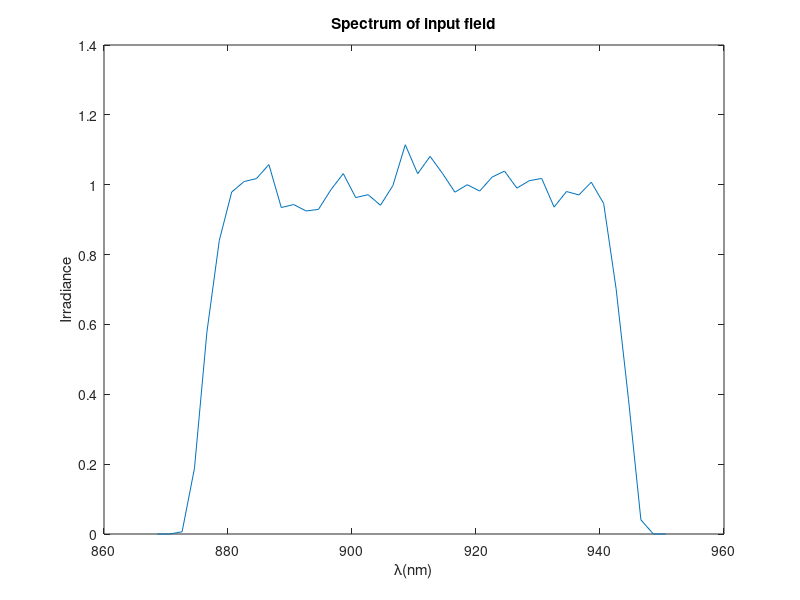

Here is the MATLAB script that generated this plot: (Note: this script raises an error after producing the figure.)
clear all
close all
%%calculate wavefront

%%initial parameter
lambda0=910e-9;%central wavelength
duration=20e-15;%transform bandwidth in various units
deltav=0.5/duration;
deltalambdainv=deltav/3e8;
deltalambda=lambda0^2*deltalambdainv;
lambda=(lambda0-deltalambda/2*1.2):2e-9:(lambda0+deltalambda/2*1.2);
fluctuation=cos(2*pi*lambda*1e-3)+randn(size(lambda))*0.5e-1;
l=10;
spectrum=exp(-((lambda-lambda0)/(deltalambda/2)).^(2*l)).*fluctuation;
plot(lambda/1e-9,spectrum)
xlabel('\lambda(nm)'); ylabel('Irradiance');
title('Spectrum of input field');

deltad=10e-3;%spatial interval between two beams
didx=1;%index difference for lambda

c=1/lambda0;%scale for different wavelength coordinate
M=36;
L=150e-3;
z=2;
dx=L/M;
x=-L/2:dx:L/2; 
y=x; 
[X,Y]=meshgrid(x,y);

w=150e-3;%aperture of beams
% E0=100;
% R0=100e-3;
% l=10;6
for k=1:numel(lambda)
L1(k)=3*c*lambda(k);%side length
dx1(k)=dx*c*lambda(k);
end

%% generate random phase screen
%phi(x-coordinate,y-coordinate,index of lambda,index of phase screen)
%sgx,phasescreen parameter;ppp,num of phasescreen per each parameter
k=1;
for sgx=(2:12)*1e-2% phasescreen parameter
    for ppp=1:10 %num of phasescreen per each parameter
    phi(:,:,:,k)= phasescreen(sgx,lambda,M,dx1);
    k=k+1;
    end
end
%% diffraction limit far-field intensity
u2=zeros(numel(-L1(1)/2:dx1(1):L1(1)/2),numel(-L1(1)/2:dx1(1):L1(1)/2),numel(1:didx:numel(lambda)));
for k=1:didx:numel(lambda)
%%coherent beam combination
%in-phase mode irridance distribution

x1=-L1(k)/2:dx1(k):L1(k)/2;%src coords
y1=x1;
[X1,Y1]=meshgrid(x1,y1);
u1=zeros(size(X1));
u1=setu1(0,0,u1,w,deltad,dx1(k),L1(k),M,spectrum(k));
% 
I1=abs(u1.*2); %src irradiance

% figure
% imagesc(x1,y1,I1);
% axis square; axis xy;
% xlabel('x (m)'); ylabel('y (m)');
% title('z= 0 m');

[u2t,L2]=propFF(u1,L1(k),dx1(k),lambda(k),z);
u2(:,:,k)=u2t;
end
dx2=lambda(1)*z/L1(1);
x2=-L2/2:dx2:L2/2;%obs ords
y2=x2;
[X2,Y2]=meshgrid(x2,y2);
I2=abs(sum(u2,3).^2);
figure,imagesc(x2,y2,nthroot(I2,3));
%% find x-direction and y-direction diffraction limit
[pks1,locs1]=findpeaks(-I2(round(size(I2,1)/2),:));
plot(x2,I2(round(size(I2,1)/2),:),'r');
hold on
% plot(locs1,-pks1,'*');
rdlx=min(abs(x2(locs1)));%radius of diffraction limit

[pks2,locs2]=findpeaks(-I2(:,round(size(I2,2)/2)));
plot(y2,I2(:,round(size(I2,2)/2)),'g');
% hold on
% plot(locs2,-pks2,'*');
rdly=min(abs(y2(locs2)));%radius of diffraction limit
legend('x-direction intensity','y-direction intensity');

%% calculate max intensity and energy in diffraction limit 
maxI2=max(max(I2));%maxium of irridiance for in-phase mode
maxdlenergy=dlenergy(I2,rdlx,rdly,X2,Y2);
save initialdata20fs

%% wave error same for two beams
filepath='D:\CBC\Wavefront20150513\20fs\parsame';
Numofpoint=50;%Num of calcultaed point for a scale
    para_same(Numofpoint)=struct('SR',[],'SRdl',[],'ECdl',[],...
    'rof80',[],'PV',[],'RMS',[],'GRMS',[],'GPV',[],'I2',[]);
for scale=0.05:0.01:1.2;%scale factor for different wavefront
    
for m=1:Numofpoint
    idxphase=floor(rand*size(phi,4))+1;
%     I2=zeros(size(I2));
for k=1:didx:numel(lambda)
%%coherent beam combination
x1=-L1(k)/2:dx1(k):L1(k)/2;
y1=x1;
[X1,Y1]=meshgrid(x1,y1);
u1=zeros(size(X1));


u1=setu1(scale*phi(:,:,k,idxphase),scale*phi(:,:,k,idxphase)...
   ,u1,w,deltad,dx1(k),L1(k),M,spectrum(k));
% 
% I1=abs(u1.*2); %src irradiance
% 
% figure
% imagesc(x1,y1,I1);
% axis square; axis xy;
% xlabel('x (m)'); ylabel('y (m)');
% title('z= 0 m');
[u2t,L2]=propFF(u1,L1(k),dx1(k),lambda(k),z);
u2(:,:,k)=u2t;
end
% dx2=lambda(k)*z/L1;
% x2=-L2/2:dx2:L2/2-dx2;%obs ords
% y2=x2;
% [X2,Y2]=meshgrid(x2,y2);
    I2=abs(sum(u2,3).^2);
%     figure,imagesc(x2,y2,nthroot(I2,3));
    para_same(m).I2=I2(1:2:end,1:2:end);
    para_same(m).SR=max(max(I2))/maxI2;
    para_same(m).SRdl=dlenergy(I2,rdlx,rdly,X2,Y2)/maxdlenergy;
    para_same(m).ECdl=ECenergySquare(I2,rdlx,rdly,X2,Y2 );
    %Calculate radius of 80% encircled energy
%     rof80x=rdlx;
%     rof80y=rdly;
%     while ECenergySquare(I2,rof80x,rof80y,X2,Y2 )<0.8
%             rof80x=rof80x+0.01*rdlx;
%             rof80y=rof80y+0.01*rdly;
%     end
%     para_same(m).rof80=[rof80x,rof80y];
    
    dphi=scale*phi(:,:,k,idxphase);
    para_same(m).PV=peak2peak(peak2peak(dphi)/(2*pi));   %
    para_same(m).RMS=rms(rms(dphi))/(2*pi);
    [gx,gy] = gradient(dphi/(2*pi),dx1(round(numel(lambda)/2)+1)*1e2);%transform unit
    grad=sqrt(gx.^2+gy.^2);
    para_same(m).GRMS=rms(rms(grad));
    para_same(m).GPV=peak2peak(peak2peak(grad));
end
save([filepath,'_',num2str(scale),'.mat'],'para_same');%save result
clear u2 para_same;
end
for scale=0.6:0.02:1.2;%scale factor for different wavefront
    Numofpoint=50;%Num of calcultaed point for a scale
    para_same(Numofpoint)=struct('SR',[],'SRdl',[],'ECdl',[],...
    'rof80',[],'PV',[],'RMS',[],'GRMS',[],'GPV',[],'I2',[]);
for m=1:Numofpoint
    idxphase=floor(rand*size(phi,4))+1;
%     I2=zeros(size(I2));
for k=1:didx:numel(lambda)
%%coherent beam combination
x1=-L1(k)/2:dx1(k):L1(k)/2;
y1=x1;
[X1,Y1]=meshgrid(x1,y1);
u1=zeros(size(X1));


u1=setu1(scale*phi(:,:,k,idxphase),scale*phi(:,:,k,idxphase)...
   ,u1,w,deltad,dx1(k),L1(k),M,spectrum(k));
% 
% I1=abs(u1.*2); %src irradiance
% 
% figure
% imagesc(x1,y1,I1);
% axis square; axis xy;
% xlabel('x (m)'); ylabel('y (m)');
% title('z= 0 m');
[u2t,L2]=propFF(u1,L1(k),dx1(k),lambda(k),z);
u2(:,:,k)=u2t;
end
% dx2=lambda(k)*z/L1;
% x2=-L2/2:dx2:L2/2-dx2;%obs ords
% y2=x2;
% [X2,Y2]=meshgrid(x2,y2);
    I2=abs(sum(u2,3).^2);
%     figure,imagesc(x2,y2,nthroot(I2,3));
    para_same(m).I2=I2(1:2:end,1:2:end);
    para_same(m).SR=max(max(I2))/maxI2;
    para_same(m).SRdl=dlenergy(I2,rdlx,rdly,X2,Y2)/maxdlenergy;
    para_same(m).ECdl=ECenergySquare(I2,rdlx,rdly,X2,Y2 );
    %Calculate radius of 80% encircled energy
%     rof80x=rdlx;
%     rof80y=rdly;
%     while ECenergySquare(I2,rof80x,rof80y,X2,Y2 )<0.8
%             rof80x=rof80x+0.01*rdlx;
%             rof80y=rof80y+0.01*rdly;
%     end
%     para_same(m).rof80=[rof80x,rof80y];
    
    dphi=scale*phi(:,:,k,idxphase);
    para_same(m).PV=peak2peak(peak2peak(dphi)/(2*pi));   %
    para_same(m).RMS=rms(rms(dphi))/(2*pi);
    [gx,gy] = gradient(dphi/(2*pi),dx1(round(numel(lambda)/2)+1)*1e2);%transform unit
    grad=sqrt(gx.^2+gy.^2);
    para_same(m).GRMS=rms(rms(grad));
    para_same(m).GPV=peak2peak(peak2peak(grad));
end
save([filepath,'2_',num2str(scale),'.mat'],'para_same');%save result
clear u2 para_same;
end
% system('shutdown -s');
%% wave error for two beams is different
Numofpoint=50;%Num of calcultaed point for a scale
filepath='D:\CBC\Wavefront20150513\20fs\diffwave\';

para_diff(Numofpoint)=struct('SR',[],'SRdl',[],'ECdl',[],...
    'rof80',[],'PV',[],'RMS',[],'GRMS',[],'GPV',[],'I2',[]);
for scale=0.05:0.01:1.2;%scale factor for different wavefront
for m=1:Numofpoint
    idxphase1=floor(rand*size(phi,4))+1;
    idxphase2=floor(rand*size(phi,4))+1;
    while idxphase1==idxphase2
        idxphase2=floor(rand*size(phi,4))+1;
    end

for k=1:didx:numel(lambda)
%%coherent beam combination
x1=-L1(k)/2:dx1(k):L1(k)/2;
y1=x1;
[X1,Y1]=meshgrid(x1,y1);
u1=zeros(size(X1));


u1=setu1(scale*phi(:,:,k,idxphase1),scale*phi(:,:,k,idxphase2)...
   ,u1,w,deltad,dx1(k),L1(k),M,spectrum(k));
% 
% I1=abs(u1.*2); %src irradiance
% 
% figure
% imagesc(x1,y1,I1);
% axis square; axis xy;
% xlabel('x (m)'); ylabel('y (m)');
% title('z= 0 m');
[u2t,L2]=propFF(u1,L1(k),dx1(k),lambda(k),z);
u2(:,:,k)=u2t;
end
% dx2=lambda(k)*z/L1;
% x2=-L2/2:dx2:L2/2-dx2;%obs ords
% y2=x2;
% [X2,Y2]=meshgrid(x2,y2);
    I2=abs(sum(u2,3).^2);
%     figure,imagesc(x2,y2,nthroot(I2,3));
    para_diff(m).I2=I2(1:2:end,1:2:end);
    para_diff(m).SR=max(max(I2))/maxI2;
    para_diff(m).SRdl=dlenergy(I2,rdlx,rdly,X2,Y2)/maxdlenergy;
    para_diff(m).ECdl=ECenergySquare(I2,rdlx,rdly,X2,Y2 );
    %Calculate radius of 80% encircled energy
%     rof80x=rdlx;
%     rof80y=rdly;
%     while ECenergySquare(I2,rof80x,rof80y,X2,Y2 )<0.8
%             rof80x=rof80x+0.15*rof80x;
%             rof80y=rof80y+0.15*rof80y;
%     end
%     para_diff(m).rof80=[rof80x,rof80y];
    
    dphi=scale*phi(:,:,k,idxphase1)-scale*phi(:,:,k,idxphase2);
    para_diff(m).PV=peak2peak(peak2peak(dphi)/(2*pi));   %
    para_diff(m).RMS=rms(rms(dphi))/(2*pi);
    [gx,gy] = gradient(dphi/(2*pi),dx1(round(numel(lambda)/2)+1)*1e2);%transform unit
    grad=sqrt(gx.^2+gy.^2);
    para_diff(m).GRMS=rms(rms(grad));
    para_diff(m).GPV=peak2peak(peak2peak(grad));
end
save([filepath,'pardiff_',num2str(scale),'.mat'],'para_diff');%save result
clear u2 para_diff;
end
%second time wavefront diff
for scale=0.6:0.02:1.2;%scale factor for different wavefront
for m=1:Numofpoint
    idxphase1=floor(rand*size(phi,4))+1;
    idxphase2=floor(rand*size(phi,4))+1;
    while idxphase1==idxphase2
        idxphase2=floor(rand*size(phi,4))+1;
    end

for k=1:didx:numel(lambda)
%%coherent beam combination
x1=-L1(k)/2:dx1(k):L1(k)/2;
y1=x1;
[X1,Y1]=meshgrid(x1,y1);
u1=zeros(size(X1));


u1=setu1(scale*phi(:,:,k,idxphase1),scale*phi(:,:,k,idxphase2)...
   ,u1,w,deltad,dx1(k),L1(k),M,spectrum(k));
% 
% I1=abs(u1.*2); %src irradiance
% 
% figure
% imagesc(x1,y1,I1);
% axis square; axis xy;
% xlabel('x (m)'); ylabel('y (m)');
% title('z= 0 m');
[u2t,L2]=propFF(u1,L1(k),dx1(k),lambda(k),z);
u2(:,:,k)=u2t;
end
% dx2=lambda(k)*z/L1;
% x2=-L2/2:dx2:L2/2-dx2;%obs ords
% y2=x2;
% [X2,Y2]=meshgrid(x2,y2);
    I2=abs(sum(u2,3).^2);
%     figure,imagesc(x2,y2,nthroot(I2,3));
    para_diff(m).I2=I2(1:2:end,1:2:end);
    para_diff(m).SR=max(max(I2))/maxI2;
    para_diff(m).SRdl=dlenergy(I2,rdlx,rdly,X2,Y2)/maxdlenergy;
    para_diff(m).ECdl=ECenergySquare(I2,rdlx,rdly,X2,Y2 );
    %Calculate radius of 80% encircled energy
%     rof80x=rdlx;
%     rof80y=rdly;
%     while ECenergySquare(I2,rof80x,rof80y,X2,Y2 )<0.8
%             rof80x=rof80x+0.15*rof80x;
%             rof80y=rof80y+0.15*rof80y;
%     end
%     para_diff(m).rof80=[rof80x,rof80y];
    
    dphi=scale*phi(:,:,k,idxphase1)-scale*phi(:,:,k,idxphase2);
    para_diff(m).PV=peak2peak(peak2peak(dphi)/(2*pi));   %
    para_diff(m).RMS=rms(rms(dphi))/(2*pi);
    [gx,gy] = gradient(dphi/(2*pi),dx1(round(numel(lambda)/2)+1)*1e2);%transform unit
    grad=sqrt(gx.^2+gy.^2);
    para_diff(m).GRMS=rms(rms(grad));
    para_diff(m).GPV=peak2peak(peak2peak(grad));
end
save([filepath,'pardiff2_',num2str(scale),'.mat'],'para_diff');%save result
clear u2 para_diff;
end
save initialdata2_20fs
% system('shutdown -s');

% %% piston error for two beams 
% filepath='E:\Wavefront20150513\piston\';
% Numofpoint=120;%Num of calcultaed point for a scale
% piston=linspace(-2*pi,2*pi,Numofpoint);
% para_piston(Numofpoint)=struct('SR',[],'SRdl',[],'ECdl',[],...
%     'rof80',[],'piston',[],'I2',[]);
% 
% for m=1:Numofpoint
% for k=1:didx:numel(lambda)
% %%coherent beam combination
% x1=-L1(k)/2:dx1(k):L1(k)/2-dx1(k);
% y1=x1;
% [X1,Y1]=meshgrid(x1,y1);
% u1=zeros(size(X1));
% 
% 
% u1=setu1(0,20*pi/10,...
%    u1,w,deltad,dx1(k),L1(k),M,spectrum(k));
% % 
% % I1=abs(u1.*2); %src irradiance
% % 
% % figure
% % imagesc(x1,y1,I1);
% % axis square; axis xy;
% % xlabel('x (m)'); ylabel('y (m)');
% % title('z= 0 m');
% [u2t,L2]=propFF(u1,L1(k),dx1(k),lambda(k),z);
% u2(:,:,k)=u2t;
% end
%     I2=abs(sum(u2,3).^2);
% %     figure,imagesc(x2,y2,nthroot(I2,3));
%     para_piston(m).I2=I2;
%     para_piston(m).SR=max(max(I2))/maxI2;
%     para_piston(m).SRdl=dlenergy(I2,rdlx,rdly,X2,Y2)/maxdlenergy;
%     para_piston(m).ECdl=ECenergySquare(I2,rdlx,rdly,X2,Y2 );
%     %Calculate radius of 80% encircled energy
%     rof80x=rdlx;
%     rof80y=rdly;
%     while ECenergySquare(I2,rof80x,rof80y,X2,Y2 )<0.8
%             rof80x=rof80x+0.15*rof80x;
%             rof80y=rof80y+0.15*rof80y;
%     end
%     para_piston(m).rof80=[rof80x,rof80y];
%     para_piston(m).piston=piston(m);
% end
% save([filepath,'parpiston','.mat'],'para_piston');%save 
% clear u2 para_piston;
% %% tip/tilt error for two beams 
% filepath='E:\Wavefront20150513\tip\';
% Numofpoint=140;%Num of calcultaed point for a scale
% tip=linspace(-7e-6,7e-6,Numofpoint);
% para_tip(Numofpoint)=struct('SR',[],'SRdl',[],'ECdl',[],...
%     'rof80',[],'tip',[],'I2',[]);
% 
% for m=1:Numofpoint
% for k=1:didx:numel(lambda)
% %%coherent beam combination
% x1=-L1(k)/2:dx1(k):L1(k)/2-dx1(k);
% y1=x1;
% [X1,Y1]=meshgrid(x1,y1);
% u1=zeros(size(X1));
% 
% 
% u1=setu1tilt(tip(m),0,u1,w,deltad,dx1(k),L1(k),M,spectrum(k),lambda(k));
% % 
% % I1=abs(u1.*2); %src irradiance
% % 
% % figure
% % imagesc(x1,y1,I1);
% % axis square; axis xy;
% % xlabel('x (m)'); ylabel('y (m)');
% % title('z= 0 m');
% [u2t,L2]=propFF(u1,L1(k),dx1(k),lambda(k),z);
% u2(:,:,k)=u2t;
% end
%     I2=abs(sum(u2,3).^2);
% %     figure,imagesc(x2,y2,nthroot(I2,3));
%     para_tip(m).I2=I2;
%     para_tip(m).SR=max(max(I2))/maxI2;
%     para_tip(m).SRdl=dlenergy(I2,rdlx,rdly,X2,Y2)/maxdlenergy;
%     para_tip(m).ECdl=ECenergySquare(I2,rdlx,rdly,X2,Y2 );
%     %Calculate radius of 80% encircled energy
%     rof80x=rdlx;
%     rof80y=rdly;
%     while ECenergySquare(I2,rof80x,rof80y,X2,Y2 )<0.8
%             rof80x=rof80x+0.15*rof80x;
%             rof80y=rof80y+0.15*rof80y;
%     end
%     para_tip(m).rof80=[rof80x,rof80y];
%     para_tip(m).tip=tip(m);
% end
% save([filepath,'partip','.mat'],'para_tip');%save 
% clear u2 para_tip;
% %% tip/tilt error for two beams 
% Numofpoint=140;%Num of calcultaed point for a scale
% tilt=tip;
% para_tilt(Numofpoint)=struct('SR',[],'SRdl',[],'ECdl',[],...
%     'rof80',[],'tilt',[],'I2',[]);
% 
% for m=1:Numofpoint
% for k=1:didx:numel(lambda)
% %%coherent beam combination
% x1=-L1(k)/2:dx1(k):L1(k)/2-dx1(k);
% y1=x1;
% [X1,Y1]=meshgrid(x1,y1);
% u1=zeros(size(X1));
% 
% 
% u1=setu1tilt(0,tilt(m),u1,w,deltad,dx1(k),L1(k),M,spectrum(k),lambda(k));
% % 
% % I1=abs(u1.*2); %src irradiance
% % 
% % figure
% % imagesc(x1,y1,I1);
% % axis square; axis xy;
% % xlabel('x (m)'); ylabel('y (m)');
% % title('z= 0 m');
% [u2t,L2]=propFF(u1,L1(k),dx1(k),lambda(k),z);
% u2(:,:,k)=u2t;
% end
%     I2=abs(sum(u2,3).^2);
% %     figure,imagesc(x2,y2,nthroot(I2,3));
%     para_tilt(m).I2=I2;
%     para_tilt(m).SR=max(max(I2))/maxI2;
%     para_tilt(m).SRdl=dlenergy(I2,rdlx,rdly,X2,Y2)/maxdlenergy;
%     para_tilt(m).ECdl=ECenergySquare(I2,rdlx,rdly,X2,Y2 );
%     %Calculate radius of 80% encircled energy
%     rof80x=rdlx;
%     rof80y=rdly;
%     while ECenergySquare(I2,rof80x,rof80y,X2,Y2 )<0.8
%             rof80x=rof80x+0.15*rof80x;
%             rof80y=rof80y+0.15*rof80y;
%     end
%     para_tilt(m).rof80=[rof80x,rof80y];
%     para_tilt(m).tilt=tilt(m);
% end
% save([filepath,'partilt','.mat'],'para_tilt');%save 
% clear u2 para_tilt;
% 
% 
% 
% 
% 
